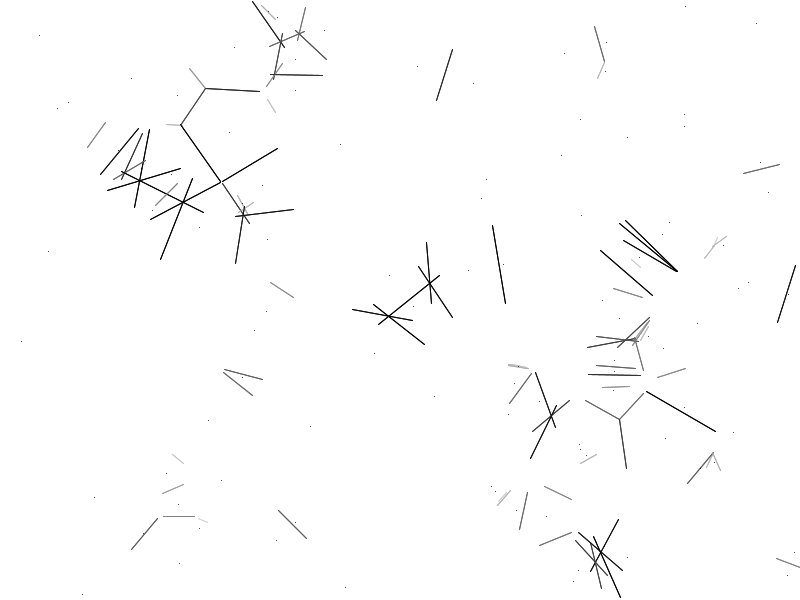
Frame 1 (no input)
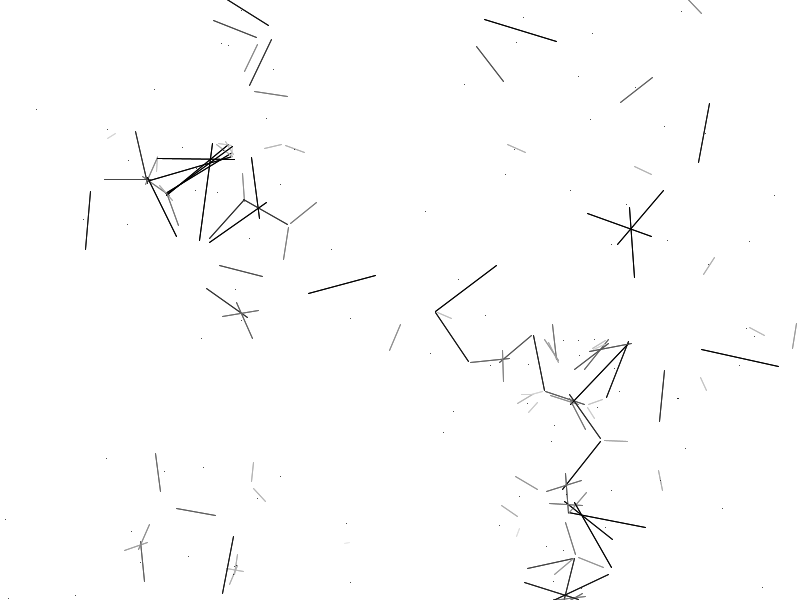
Frame 60 (the mouse pressed at the canvas centre just before this capture)
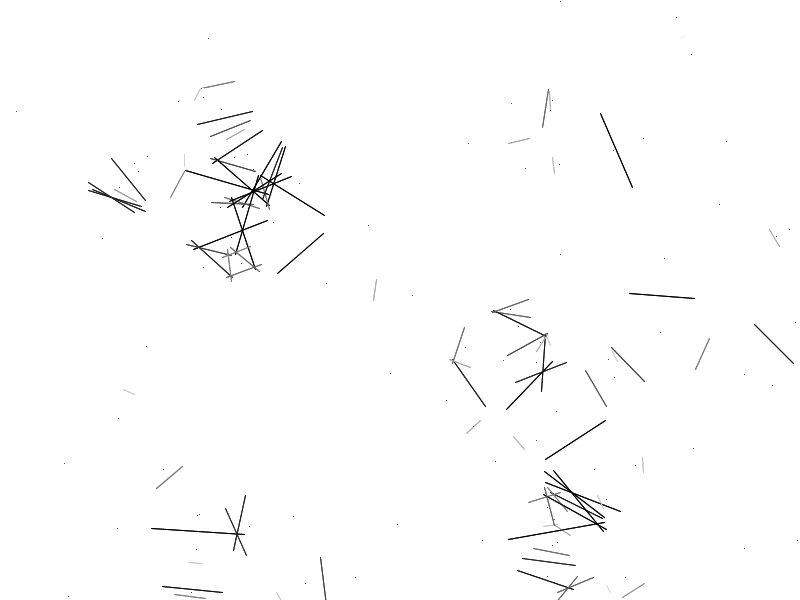
Frame 120 (the mouse held since frame 60 and released just before this capture)

The Processing sketch that drew these frames (run headless with seeded random() and noise(); from frame 60 on, the mouse is pressed at the canvas centre):

// Processing sketch: S3_A_REAS
// ── S3_A_REAS.pde
/* 
   
   Structure 3 
   
   A surface filled with one hundred medium to small sized circles. 
   Each circle has a different size and direction, but moves at the same slow rate. 
   Display: 
   >>> A. The instantaneous intersections of the circles 
   B. The aggregate intersections of the circles 
 
   Restored by Casey Reas <http://reas.com> 
   22 June 2016 
   Processing v.3.1.1 <http://processing.org> 
   
   Implemented by Casey Reas <http://groupc.net> 
   8 March 2004 
   Processing v.68 <http://processing.org> 
 
*/ 
 
int numCircle = 100; 
Circle[] circles = new Circle[numCircle]; 
 
void setup() { 
  size(800, 600); 
  frameRate(30); 
  for(int i=0; i<numCircle; i++) { 
    circles[i] = new Circle(random(width), (float)height/(float)numCircle * i, 
                            int(random(1, 6))*10, random(-1.0, 1.0), random(-1.0, 1.0), i); 
  } 
  //ellipseMode(CENTER); 
  background(255); 
} 
 
 
void draw() { 
  background(255); 
  for(int i=0; i<numCircle; i++) { 
    circles[i].update(); 
  } 
  for(int i=0; i<numCircle; i++) { 
    circles[i].move(); 
  } 
  for(int i=0; i<numCircle; i++) { 
    circles[i].makepoint(); 
  } 
} 
 
 
class Circle {
  
  float x, y, r, r2, sp, ysp; 
  int id; 
 
  Circle( float px, float py, float pr, float psp, float pysp, int pid ) { 
    x = px; 
    y = py; 
    r = pr; 
    r2 = r*r; 
    id = pid; 
    sp = psp; 
    ysp = pysp; 
  } 
  
  void update() { 
    for(int i=0; i<numCircle; i++) { 
      if(i != id) { 
        intersect( this, circles[i] ); 
      } 
    } 
  } 
  
  void makepoint() { 
     stroke(0); 
     point(x, y); 
  } 
  
  void move() { 
    x += sp; 
    y += ysp; 
    if(sp > 0) { 
      if(x > width+r) { 
        x = -r; 
      }   
    } else { 
      if(x < -r) { 
        x = width+r; 
      } 
    } 
    if(ysp > 0) { 
      if(y > height+r) { 
        y = -r; 
      } 
    } else { 
      if(y < -r) { 
        y = height+r; 
      } 
    } 
  } 
} 
 
void intersect( Circle cA, Circle cB ) { 
  float dx = cA.x - cB.x; 
  float dy = cA.y - cB.y; 
  float d2 = dx*dx + dy*dy; 
  float d = sqrt( d2 ); 
 
  if ( d>cA.r+cB.r || d<abs(cA.r-cB.r) ) { 
    return; // no solution 
  } 
  
  float a = (cA.r2 - cB.r2 + d2) / (2*d); 
  float h = sqrt( cA.r2 - a*a ); 
  float x2 = cA.x + a*(cB.x - cA.x)/d; 
  float y2 = cA.y + a*(cB.y - cA.y)/d; 
 
  float paX = x2 + h*(cB.y - cA.y)/d; 
  float paY = y2 - h*(cB.x - cA.x)/d; 
  float pbX = x2 - h*(cB.y - cA.y)/d; 
  float pbY = y2 + h*(cB.x - cA.x)/d; 
 
  stroke(255-dist(paX, paY, pbX, pbY)*4); 
  line(paX, paY, pbX, pbY); 
} 
